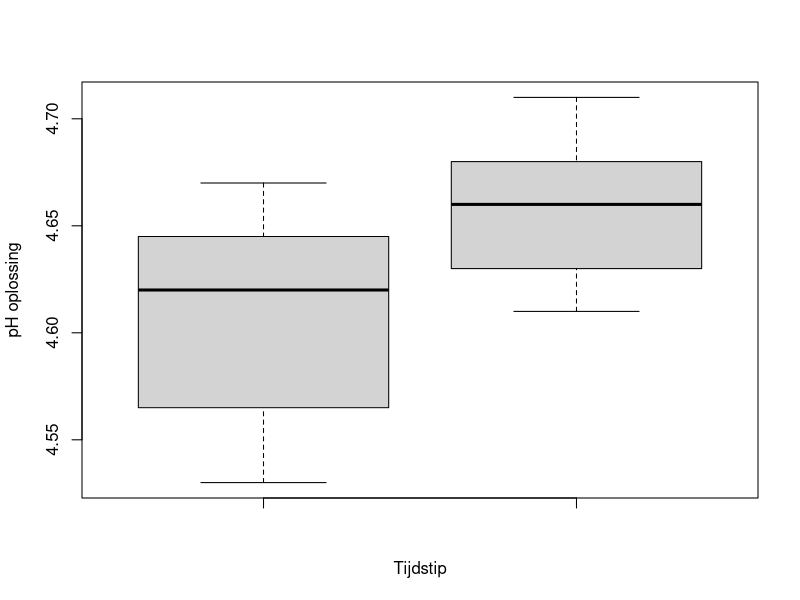
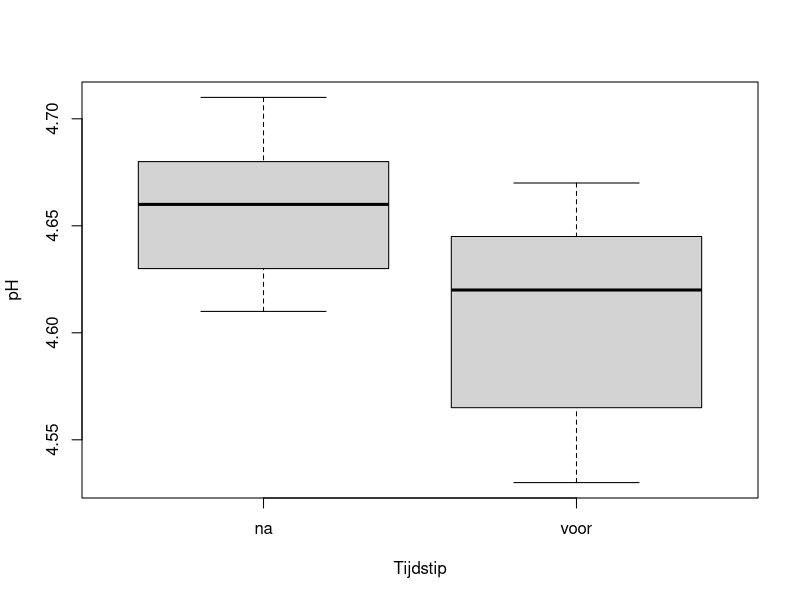
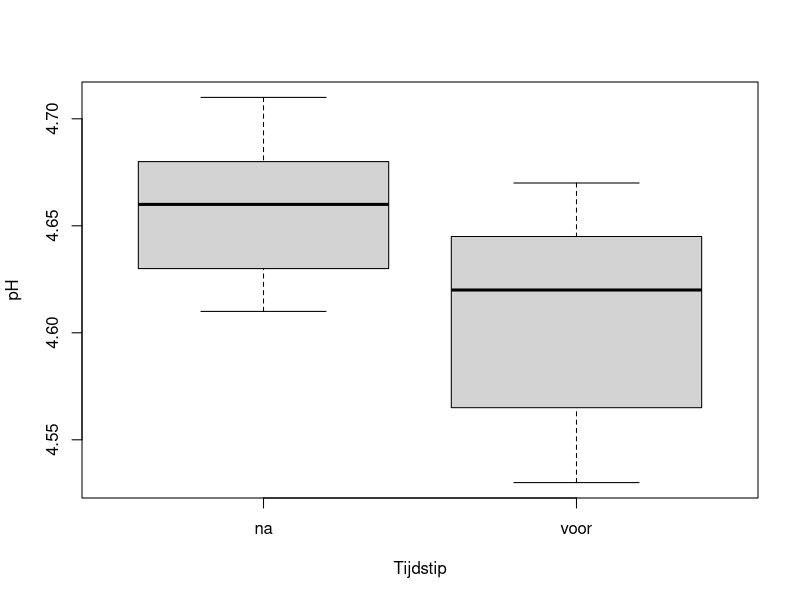
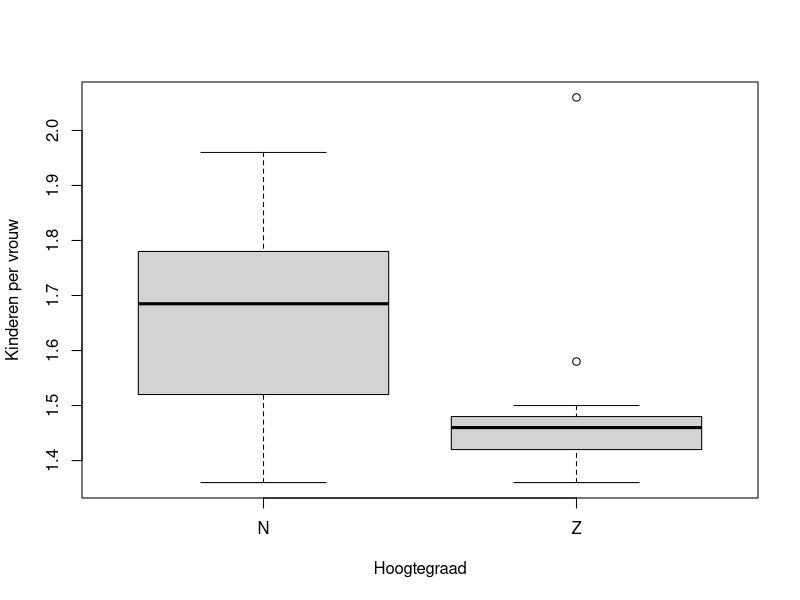

Write the R code that produced these figures, in order.
## ---- chunk 1
knitr::opts_chunk$set(echo = TRUE)
## ---- chunk 2
y <- c(3.51, 2.66, 3.12, 4.56, 3.77, 4.69, 2.88, 4.05, 5.12, 2.58, 
       4.32, 3.57, 3.96, 5.04, 2.97, 4.22, 3.49, 3.58, 4.65, 6.48, 
       5.12, 4.24, 3.18)
## ---- chunk 3

## ---- chunk 4

## ---- chunk 5

## ---- chunk 6
y.voor <- c(4.54, 4.67, 4.53, 4.59, 4.64, 4.62, 4.65)
y.na <- c(4.67, 4.61, 4.68, 4.71, 4.65, 4.63)
## ---- chunk 7
boxplot(y.voor, y.na, ylab = "pH oplossing", xlab = "Tijdstip")
## ---- chunk 8
t.test(y.voor, y.na)
## ---- chunk 9
t.test(y.voor, y.na, alternative = "less")
## ---- chunk 10
t.test(y.voor, y.na, alternative = "greater")
## ---- chunk 11
res <- t.test(y.voor, y.na)
t <- res$statistic 
n.1 <- length(y.voor) 
n.2 <- length(y.na) 
d <- abs(t)*sqrt(1/n.1 + 1/n.2) 
names(d) <- "Cohen's d.av"
cat("Effectsterkte d.av = ",d,"\n")
## ---- chunk 12
pH <- c(y.voor, y.na)
group <- c(rep("voor", length(y.voor)), 
           rep("na", length(y.na))) 
pH.data <- data.frame(pH = pH,
                      groep = group)
## ---- chunk 13
str(group)
## ---- chunk 14
pH.data$pH
## ---- chunk 15
pH.data$groep
## ---- chunk 16
str(pH.data$groep)
## ---- chunk 17
boxplot(pH.data$pH ~ pH.data$groep, ylab = "pH", xlab = "Tijdstip")
## ---- chunk 18
boxplot(pH ~ groep, data = pH.data, ylab = "pH", xlab = "Tijdstip")
## ---- chunk 19
t.test(pH ~ groep, data = pH.data, alternative = "two.sided")
## ---- chunk 20

## ---- chunk 21

## ---- chunk 22
y.ziek <- c(1.942, 1.893, 2.313, 2.340, 2.178, 2.300, 2.212, 1.908, 0.962, 1.922, 1.927, 
            1.976, 2.137, 1.588, 2.634)
y.gezond <- c(1.434, 2.448, 2.003, 2.453, 1.721, 1.701, 1.593, 1.549, 1.654, 2.043, 1.563,
              0.926, 0.685, 1.494, 2.537, 1.181, 1.021, 1.734)
## ---- chunk 23

## ---- chunk 24

## ---- chunk 25

## ---- chunk 26
y.ziek <- c(4.439, 4.457, 4.076, 4.396, 4.278, 3.816, 4.110, 4.930, 4.734, 4.573, 4.609, 
            4.787, 4.551, 4.820, 4.053, 4.648, 4.884, 4.666)
y.gezond <- c(4.846, 4.455, 4.136, 4.201, 4.217, 4.100, 3.663, 4.152, 4.425, 4.274, 3.947,
              4.957, 4.309, 4.111, 4.277, 4.479, 4.759, 4.650)
## ---- chunk 27

## ---- chunk 28

## ---- chunk 29

## ---- chunk 30
y.ziek <- c(4.439, 4.457, 4.076, 4.396, 4.278, 3.816, 4.110, 4.930, 4.734, 4.573, 4.609, 
            4.787, 4.551, 4.820, 4.053, 4.648, 4.884, 4.666, 4.490, 4.390, 4.590)
y.gezond <- c(4.846, 4.455, 4.136, 4.201, 4.217, 4.100, 3.663, 4.152, 4.425, 4.274, 3.947,
              4.957, 4.309, 4.111, 4.277, 4.479, 4.759, 4.650, 4.212, 4.421, 4.332)
## ---- chunk 31

## ---- chunk 32

## ---- chunk 33

## ---- chunk 34
y.20 <- c(13, 12, 15, 14, 15, 12, 16, 17, 11, 13)
y.30 <- c(8, 12, 9, 11, 14, 9, 13, 16)
## ---- chunk 35

## ---- chunk 36

## ---- chunk 37

## ---- chunk 38

## ---- chunk 39
y <- c(10.8, 10.6, 10.5, 10.7, 10.4, 10.7, 10.6, 10.2, 10.6, 10.6, 
       10.7, 10.4, 10.9, 10.7, 10.5, 10.7, 10.6, 10.9, 10.4, 10.7, 
       10.6, 10.7, 10.6, 10.2, 10.6, 10.5, 10.5, 10.5, 10.4, 10.9, 
       10.6, 10.5, 10.6, 10.6, 10.7, 10.6, 10.7, 10.4, 10.5, 10.6)
## ---- chunk 40

## ---- chunk 41
getwd()
setwd("E:/Hanze/ILST/vakken/kwartaal 07/Statistiek 3 BIN/lessen/2020-2021/Les 04 - Welch t-toetsen")
myData <- read.table(file = "Kinderen_v1.txt", header = T, sep = "\t")
head(myData)
str(myData)
myData
## ---- chunk 42
myData$Breedtegraad <- factor(myData$Breedtegraad, levels = c("W", "O"))
str(myData)
## ---- chunk 43
boxplot(KinderenPerVrouw ~ Hoogtegraad, data = myData, 
        xlab = "Hoogtegraad", ylab = "Kinderen per vrouw")
res <- t.test(KinderenPerVrouw ~ Hoogtegraad, data = myData)
res
n.1 <- sum(myData$Hoogtegraad == "N")
n.2 <- sum(myData$Hoogtegraad == "Z")
d.av <- abs(res$statistic)*sqrt(1/n.1 + 1/n.2)
names(d.av) <- "Cohen's d.av"
cat("Effectsterkte: d.av = ",d.av,"\n")
## ---- chunk 44

## ---- chunk 45
myTwoSampleTTest <- function(y, x){
  res <- t.test(y ~ x)
  pValue <- res$p.value
  n.1 <- sum(x == levels(x)[[1]])
  n.2 <- sum(x == levels(x)[[2]])
  d.av <- abs(res$statistic)*sqrt(1/n.1 + 1/n.2)
  a <- c()
  a[[1]] <- pValue
  a[[2]] <- d.av
  names(a) <- c("p value", "d.av")
  return(a)
}
## ---- chunk 46

## ---- chunk 47

## ---- chunk 48
tapply(myData$KinderenPerVrouw, myData$Hoogtegraad, mean)
## ---- chunk 49

